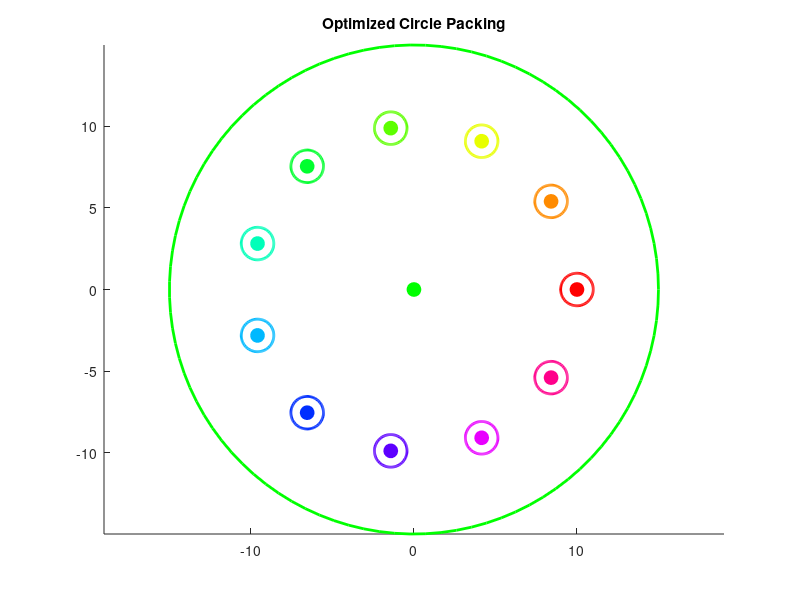
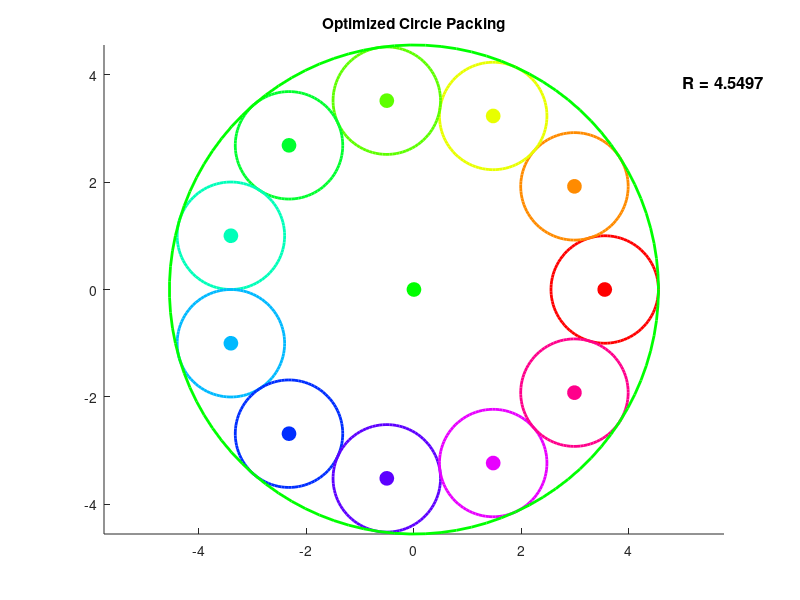

Here is the MATLAB script that generated these plots, in order:
pkg load optim;
format long
r =1;

function draw_circle(x, y, r, color)
    theta = linspace(0, 2*pi, 100);
    x_circle = r * cos(theta) + x;
    y_circle = r * sin(theta) + y;
    plot(x_circle, y_circle, 'Color', color, 'LineWidth', 2);
    axis equal;
end

function cost = objective_function(vars)

    R = vars(end);
    x = vars(1:2:end-1);
    y = vars(2:2:end-1);
    N = length(x);

    cost = R*R
end


function [c, ceq] = constraints(vars)
    N = (length(vars) - 1) / 2;
    x = vars(1:2:end-1);
    y = vars(2:2:end-1);
    R = vars(end);
    r=1;

    c_inside = sqrt(x.^2 + y.^2) + r - R;


    c_overlap = [];
    for i = 1:N-1
        for j = i+1:N
            distance = sqrt((x(i) - x(j))^2 + (y(i) - y(j))^2);
            c_overlap(end+1) = 2*r - distance;
        end
    end

    c = [c_inside; c_overlap'];
    ceq = [];
end


N =11 ;


theta = linspace(0, 2*pi, N+1);
theta(end) = [];
x0 = zeros(2*N + 1, 1);
M = N
r_initial =  linspace(0, 10, M);;

for j = 1:M
  for i = 1:N
      x0(2*i -1) = r_initial(end) * cos(theta(i))%+5*rand(1);
      x0(2*i) = r_initial(end) * sin(theta(i)) %+5*rand(1);
end
end
x0(end) = r_initial(M) + 5*r;
figure;
hold on;
colors = hsv(N);

for i = 1:N
    draw_circle(x0(2*i -1), x0(2*i), r, colors(i,:));
    plot(x0(2*i -1), x0(2*i), 'o', 'Color', colors(i,:), 'MarkerSize', 10, 'MarkerFaceColor', colors(i,:));
end

draw_circle(0, 0, x0(end), 'g');  % Big circle
plot(0, 0, 'go', 'MarkerSize', 10, 'MarkerFaceColor', 'g');
title('Optimized Circle Packing');
axis equal;
hold off;

pause;

global r;
[c, ceq] = constraints(x0);
disp('Constraint values for x0 (should be <= 0):');
disp(c);


if all(c <= 0)
    disp('Initial guess is feasible.');
else
    disp('Initial guess violates constraints.');
end

options = optimset('Algorithm', 'interior-point', 'Display', 'iter', "MaxIter",11);

[x_opt, fval] = fmincon(@objective_function, x0, [], [], [], [], [], [], @constraints, options);


disp('Optimized vector:');
disp(x_opt);
disp('Minimum radius R:');
disp(sqrt(fval));

figure;
hold on;
colors = hsv(N);

for i = 1:N
    draw_circle(x_opt(2*i -1), x_opt(2*i), r, colors(i,:));
    plot(x_opt(2*i -1), x_opt(2*i), 'o', 'Color', colors(i,:), 'MarkerSize', 10, 'MarkerFaceColor', colors(i,:));
end
draw_circle(0, 0, x_opt(end), 'g');
plot(0, 0, 'go', 'MarkerSize', 10, 'MarkerFaceColor', 'g');
title('Optimized Circle Packing');
% Выносим значение минимального радиуса в угол графика
text(1.1 * max(abs(x_opt(1:2:end))), 1.1 * max(abs(x_opt(2:2:end))), ['R = ', num2str(x_opt(end))], 'Color', 'black', 'FontSize', 12, 'FontWeight', 'bold');

axis equal;
hold off;

pause;
